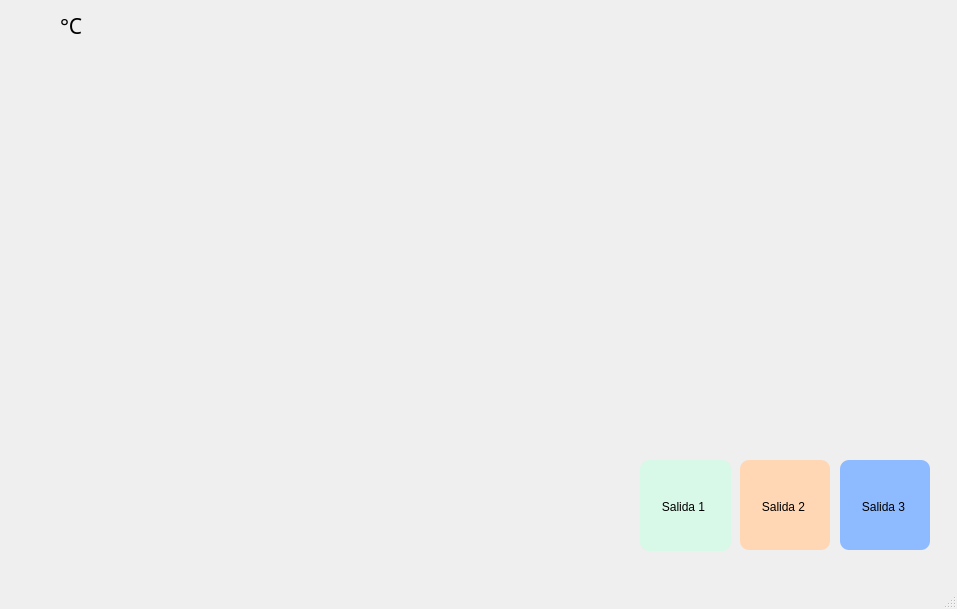
<?xml version="1.0" encoding="UTF-8"?>
<ui version="4.0">
 <class>MainWindow</class>
 <widget class="QMainWindow" name="MainWindow">
  <property name="geometry">
   <rect>
    <x>0</x>
    <y>0</y>
    <width>957</width>
    <height>609</height>
   </rect>
  </property>
  <property name="windowTitle">
   <string>MainWindow</string>
  </property>
  <widget class="QWidget" name="centralwidget">
   <widget class="QWidget" name="">
    <property name="geometry">
     <rect>
      <x>0</x>
      <y>0</y>
      <width>951</width>
      <height>581</height>
     </rect>
    </property>
    <layout class="QHBoxLayout" name="horizontalLayout">
     <item>
      <widget class="QFrame" name="frame_2">
       <property name="autoFillBackground">
        <bool>false</bool>
       </property>
       <property name="frameShape">
        <enum>QFrame::NoFrame</enum>
       </property>
       <property name="frameShadow">
        <enum>QFrame::Raised</enum>
       </property>
       <widget class="QLabel" name="temperatura">
        <property name="geometry">
         <rect>
          <x>10</x>
          <y>10</y>
          <width>41</width>
          <height>31</height>
         </rect>
        </property>
        <property name="font">
         <font>
          <family>Arial Rounded MT Bold</family>
          <pointsize>16</pointsize>
         </font>
        </property>
        <property name="frameShape">
         <enum>QFrame::NoFrame</enum>
        </property>
        <property name="frameShadow">
         <enum>QFrame::Plain</enum>
        </property>
        <property name="text">
         <string/>
        </property>
        <property name="textFormat">
         <enum>Qt::AutoText</enum>
        </property>
        <property name="scaledContents">
         <bool>false</bool>
        </property>
       </widget>
       <widget class="QLabel" name="temperatura_simbolo">
        <property name="geometry">
         <rect>
          <x>60</x>
          <y>10</y>
          <width>41</width>
          <height>31</height>
         </rect>
        </property>
        <property name="font">
         <font>
          <family>Arial Rounded MT Bold</family>
          <pointsize>16</pointsize>
         </font>
        </property>
        <property name="frameShape">
         <enum>QFrame::NoFrame</enum>
        </property>
        <property name="frameShadow">
         <enum>QFrame::Plain</enum>
        </property>
        <property name="text">
         <string>°C</string>
        </property>
        <property name="textFormat">
         <enum>Qt::AutoText</enum>
        </property>
        <property name="scaledContents">
         <bool>false</bool>
        </property>
       </widget>
       <widget class="QLabel" name="fecha">
        <property name="geometry">
         <rect>
          <x>620</x>
          <y>50</y>
          <width>311</width>
          <height>41</height>
         </rect>
        </property>
        <property name="font">
         <font>
          <family>Arial Rounded MT Bold</family>
          <pointsize>12</pointsize>
         </font>
        </property>
        <property name="frameShape">
         <enum>QFrame::NoFrame</enum>
        </property>
        <property name="frameShadow">
         <enum>QFrame::Plain</enum>
        </property>
        <property name="text">
         <string/>
        </property>
        <property name="textFormat">
         <enum>Qt::AutoText</enum>
        </property>
        <property name="scaledContents">
         <bool>false</bool>
        </property>
        <property name="alignment">
         <set>Qt::AlignRight|Qt::AlignTrailing|Qt::AlignVCenter</set>
        </property>
       </widget>
       <widget class="QLabel" name="hora">
        <property name="geometry">
         <rect>
          <x>780</x>
          <y>10</y>
          <width>161</width>
          <height>41</height>
         </rect>
        </property>
        <property name="font">
         <font>
          <family>Arial Rounded MT Bold</family>
          <pointsize>24</pointsize>
         </font>
        </property>
        <property name="frameShape">
         <enum>QFrame::NoFrame</enum>
        </property>
        <property name="frameShadow">
         <enum>QFrame::Plain</enum>
        </property>
        <property name="text">
         <string/>
        </property>
        <property name="textFormat">
         <enum>Qt::AutoText</enum>
        </property>
        <property name="scaledContents">
         <bool>false</bool>
        </property>
        <property name="alignment">
         <set>Qt::AlignRight|Qt::AlignTrailing|Qt::AlignVCenter</set>
        </property>
       </widget>
       <widget class="QPushButton" name="botonS1">
        <property name="geometry">
         <rect>
          <x>640</x>
          <y>460</y>
          <width>91</width>
          <height>91</height>
         </rect>
        </property>
        <property name="palette">
         <palette>
          <active>
           <colorrole role="WindowText">
            <brush brushstyle="SolidPattern">
             <color alpha="255">
              <red>0</red>
              <green>0</green>
              <blue>0</blue>
             </color>
            </brush>
           </colorrole>
           <colorrole role="Button">
            <brush brushstyle="SolidPattern">
             <color alpha="255">
              <red>216</red>
              <green>248</green>
              <blue>232</blue>
             </color>
            </brush>
           </colorrole>
           <colorrole role="Light">
            <brush brushstyle="SolidPattern">
             <color alpha="255">
              <red>127</red>
              <green>255</green>
              <blue>191</blue>
             </color>
            </brush>
           </colorrole>
           <colorrole role="Midlight">
            <brush brushstyle="SolidPattern">
             <color alpha="255">
              <red>63</red>
              <green>255</green>
              <blue>159</blue>
             </color>
            </brush>
           </colorrole>
           <colorrole role="Dark">
            <brush brushstyle="SolidPattern">
             <color alpha="255">
              <red>0</red>
              <green>127</green>
              <blue>63</blue>
             </color>
            </brush>
           </colorrole>
           <colorrole role="Mid">
            <brush brushstyle="SolidPattern">
             <color alpha="255">
              <red>0</red>
              <green>170</green>
              <blue>84</blue>
             </color>
            </brush>
           </colorrole>
           <colorrole role="Text">
            <brush brushstyle="SolidPattern">
             <color alpha="255">
              <red>0</red>
              <green>0</green>
              <blue>0</blue>
             </color>
            </brush>
           </colorrole>
           <colorrole role="BrightText">
            <brush brushstyle="SolidPattern">
             <color alpha="255">
              <red>255</red>
              <green>255</green>
              <blue>255</blue>
             </color>
            </brush>
           </colorrole>
           <colorrole role="ButtonText">
            <brush brushstyle="SolidPattern">
             <color alpha="255">
              <red>0</red>
              <green>0</green>
              <blue>0</blue>
             </color>
            </brush>
           </colorrole>
           <colorrole role="Base">
            <brush brushstyle="SolidPattern">
             <color alpha="255">
              <red>216</red>
              <green>248</green>
              <blue>232</blue>
             </color>
            </brush>
           </colorrole>
           <colorrole role="Window">
            <brush brushstyle="SolidPattern">
             <color alpha="255">
              <red>216</red>
              <green>248</green>
              <blue>232</blue>
             </color>
            </brush>
           </colorrole>
           <colorrole role="Shadow">
            <brush brushstyle="SolidPattern">
             <color alpha="255">
              <red>0</red>
              <green>0</green>
              <blue>0</blue>
             </color>
            </brush>
           </colorrole>
           <colorrole role="AlternateBase">
            <brush brushstyle="SolidPattern">
             <color alpha="255">
              <red>127</red>
              <green>255</green>
              <blue>191</blue>
             </color>
            </brush>
           </colorrole>
           <colorrole role="ToolTipBase">
            <brush brushstyle="SolidPattern">
             <color alpha="255">
              <red>255</red>
              <green>255</green>
              <blue>220</blue>
             </color>
            </brush>
           </colorrole>
           <colorrole role="ToolTipText">
            <brush brushstyle="SolidPattern">
             <color alpha="255">
              <red>0</red>
              <green>0</green>
              <blue>0</blue>
             </color>
            </brush>
           </colorrole>
          </active>
          <inactive>
           <colorrole role="WindowText">
            <brush brushstyle="SolidPattern">
             <color alpha="255">
              <red>0</red>
              <green>0</green>
              <blue>0</blue>
             </color>
            </brush>
           </colorrole>
           <colorrole role="Button">
            <brush brushstyle="SolidPattern">
             <color alpha="255">
              <red>216</red>
              <green>248</green>
              <blue>232</blue>
             </color>
            </brush>
           </colorrole>
           <colorrole role="Light">
            <brush brushstyle="SolidPattern">
             <color alpha="255">
              <red>127</red>
              <green>255</green>
              <blue>191</blue>
             </color>
            </brush>
           </colorrole>
           <colorrole role="Midlight">
            <brush brushstyle="SolidPattern">
             <color alpha="255">
              <red>63</red>
              <green>255</green>
              <blue>159</blue>
             </color>
            </brush>
           </colorrole>
           <colorrole role="Dark">
            <brush brushstyle="SolidPattern">
             <color alpha="255">
              <red>0</red>
              <green>127</green>
              <blue>63</blue>
             </color>
            </brush>
           </colorrole>
           <colorrole role="Mid">
            <brush brushstyle="SolidPattern">
             <color alpha="255">
              <red>0</red>
              <green>170</green>
              <blue>84</blue>
             </color>
            </brush>
           </colorrole>
           <colorrole role="Text">
            <brush brushstyle="SolidPattern">
             <color alpha="255">
              <red>0</red>
              <green>0</green>
              <blue>0</blue>
             </color>
            </brush>
           </colorrole>
           <colorrole role="BrightText">
            <brush brushstyle="SolidPattern">
             <color alpha="255">
              <red>255</red>
              <green>255</green>
              <blue>255</blue>
             </color>
            </brush>
           </colorrole>
           <colorrole role="ButtonText">
            <brush brushstyle="SolidPattern">
             <color alpha="255">
              <red>0</red>
              <green>0</green>
              <blue>0</blue>
             </color>
            </brush>
           </colorrole>
           <colorrole role="Base">
            <brush brushstyle="SolidPattern">
             <color alpha="255">
              <red>216</red>
              <green>248</green>
              <blue>232</blue>
             </color>
            </brush>
           </colorrole>
           <colorrole role="Window">
            <brush brushstyle="SolidPattern">
             <color alpha="255">
              <red>216</red>
              <green>248</green>
              <blue>232</blue>
             </color>
            </brush>
           </colorrole>
           <colorrole role="Shadow">
            <brush brushstyle="SolidPattern">
             <color alpha="255">
              <red>0</red>
              <green>0</green>
              <blue>0</blue>
             </color>
            </brush>
           </colorrole>
           <colorrole role="AlternateBase">
            <brush brushstyle="SolidPattern">
             <color alpha="255">
              <red>127</red>
              <green>255</green>
              <blue>191</blue>
             </color>
            </brush>
           </colorrole>
           <colorrole role="ToolTipBase">
            <brush brushstyle="SolidPattern">
             <color alpha="255">
              <red>255</red>
              <green>255</green>
              <blue>220</blue>
             </color>
            </brush>
           </colorrole>
           <colorrole role="ToolTipText">
            <brush brushstyle="SolidPattern">
             <color alpha="255">
              <red>0</red>
              <green>0</green>
              <blue>0</blue>
             </color>
            </brush>
           </colorrole>
          </inactive>
          <disabled>
           <colorrole role="WindowText">
            <brush brushstyle="SolidPattern">
             <color alpha="255">
              <red>0</red>
              <green>127</green>
              <blue>63</blue>
             </color>
            </brush>
           </colorrole>
           <colorrole role="Button">
            <brush brushstyle="SolidPattern">
             <color alpha="255">
              <red>216</red>
              <green>248</green>
              <blue>232</blue>
             </color>
            </brush>
           </colorrole>
           <colorrole role="Light">
            <brush brushstyle="SolidPattern">
             <color alpha="255">
              <red>127</red>
              <green>255</green>
              <blue>191</blue>
             </color>
            </brush>
           </colorrole>
           <colorrole role="Midlight">
            <brush brushstyle="SolidPattern">
             <color alpha="255">
              <red>63</red>
              <green>255</green>
              <blue>159</blue>
             </color>
            </brush>
           </colorrole>
           <colorrole role="Dark">
            <brush brushstyle="SolidPattern">
             <color alpha="255">
              <red>0</red>
              <green>127</green>
              <blue>63</blue>
             </color>
            </brush>
           </colorrole>
           <colorrole role="Mid">
            <brush brushstyle="SolidPattern">
             <color alpha="255">
              <red>0</red>
              <green>170</green>
              <blue>84</blue>
             </color>
            </brush>
           </colorrole>
           <colorrole role="Text">
            <brush brushstyle="SolidPattern">
             <color alpha="255">
              <red>0</red>
              <green>127</green>
              <blue>63</blue>
             </color>
            </brush>
           </colorrole>
           <colorrole role="BrightText">
            <brush brushstyle="SolidPattern">
             <color alpha="255">
              <red>255</red>
              <green>255</green>
              <blue>255</blue>
             </color>
            </brush>
           </colorrole>
           <colorrole role="ButtonText">
            <brush brushstyle="SolidPattern">
             <color alpha="255">
              <red>0</red>
              <green>127</green>
              <blue>63</blue>
             </color>
            </brush>
           </colorrole>
           <colorrole role="Base">
            <brush brushstyle="SolidPattern">
             <color alpha="255">
              <red>216</red>
              <green>248</green>
              <blue>232</blue>
             </color>
            </brush>
           </colorrole>
           <colorrole role="Window">
            <brush brushstyle="SolidPattern">
             <color alpha="255">
              <red>216</red>
              <green>248</green>
              <blue>232</blue>
             </color>
            </brush>
           </colorrole>
           <colorrole role="Shadow">
            <brush brushstyle="SolidPattern">
             <color alpha="255">
              <red>0</red>
              <green>0</green>
              <blue>0</blue>
             </color>
            </brush>
           </colorrole>
           <colorrole role="AlternateBase">
            <brush brushstyle="SolidPattern">
             <color alpha="255">
              <red>0</red>
              <green>255</green>
              <blue>127</blue>
             </color>
            </brush>
           </colorrole>
           <colorrole role="ToolTipBase">
            <brush brushstyle="SolidPattern">
             <color alpha="255">
              <red>255</red>
              <green>255</green>
              <blue>220</blue>
             </color>
            </brush>
           </colorrole>
           <colorrole role="ToolTipText">
            <brush brushstyle="SolidPattern">
             <color alpha="255">
              <red>0</red>
              <green>0</green>
              <blue>0</blue>
             </color>
            </brush>
           </colorrole>
          </disabled>
         </palette>
        </property>
        <property name="mouseTracking">
         <bool>false</bool>
        </property>
        <property name="autoFillBackground">
         <bool>false</bool>
        </property>
        <property name="styleSheet">
         <string notr="true">border-radius: 9px;
background-color:rgb(216, 248, 232)</string>
        </property>
        <property name="text">
         <string/>
        </property>
        <property name="autoDefault">
         <bool>false</bool>
        </property>
        <property name="default">
         <bool>false</bool>
        </property>
        <property name="flat">
         <bool>false</bool>
        </property>
       </widget>
       <widget class="QLabel" name="label">
        <property name="geometry">
         <rect>
          <x>660</x>
          <y>500</y>
          <width>47</width>
          <height>13</height>
         </rect>
        </property>
        <property name="styleSheet">
         <string notr="true">font: 9pt &quot;Arial Rounded MT Bold&quot;;</string>
        </property>
        <property name="text">
         <string>Salida 1</string>
        </property>
        <property name="alignment">
         <set>Qt::AlignCenter</set>
        </property>
       </widget>
       <widget class="QPushButton" name="botonS2">
        <property name="geometry">
         <rect>
          <x>740</x>
          <y>460</y>
          <width>90</width>
          <height>90</height>
         </rect>
        </property>
        <property name="palette">
         <palette>
          <active>
           <colorrole role="Button">
            <brush brushstyle="SolidPattern">
             <color alpha="255">
              <red>255</red>
              <green>215</green>
              <blue>181</blue>
             </color>
            </brush>
           </colorrole>
           <colorrole role="Text">
            <brush brushstyle="SolidPattern">
             <color alpha="255">
              <red>255</red>
              <green>255</green>
              <blue>255</blue>
             </color>
            </brush>
           </colorrole>
           <colorrole role="Base">
            <brush brushstyle="SolidPattern">
             <color alpha="255">
              <red>255</red>
              <green>215</green>
              <blue>181</blue>
             </color>
            </brush>
           </colorrole>
           <colorrole role="Window">
            <brush brushstyle="SolidPattern">
             <color alpha="255">
              <red>255</red>
              <green>215</green>
              <blue>181</blue>
             </color>
            </brush>
           </colorrole>
          </active>
          <inactive>
           <colorrole role="Button">
            <brush brushstyle="SolidPattern">
             <color alpha="255">
              <red>255</red>
              <green>215</green>
              <blue>181</blue>
             </color>
            </brush>
           </colorrole>
           <colorrole role="Text">
            <brush brushstyle="SolidPattern">
             <color alpha="255">
              <red>255</red>
              <green>255</green>
              <blue>255</blue>
             </color>
            </brush>
           </colorrole>
           <colorrole role="Base">
            <brush brushstyle="SolidPattern">
             <color alpha="255">
              <red>255</red>
              <green>215</green>
              <blue>181</blue>
             </color>
            </brush>
           </colorrole>
           <colorrole role="Window">
            <brush brushstyle="SolidPattern">
             <color alpha="255">
              <red>255</red>
              <green>215</green>
              <blue>181</blue>
             </color>
            </brush>
           </colorrole>
          </inactive>
          <disabled>
           <colorrole role="Button">
            <brush brushstyle="SolidPattern">
             <color alpha="255">
              <red>255</red>
              <green>215</green>
              <blue>181</blue>
             </color>
            </brush>
           </colorrole>
           <colorrole role="Text">
            <brush brushstyle="SolidPattern">
             <color alpha="255">
              <red>120</red>
              <green>120</green>
              <blue>120</blue>
             </color>
            </brush>
           </colorrole>
           <colorrole role="Base">
            <brush brushstyle="SolidPattern">
             <color alpha="255">
              <red>255</red>
              <green>215</green>
              <blue>181</blue>
             </color>
            </brush>
           </colorrole>
           <colorrole role="Window">
            <brush brushstyle="SolidPattern">
             <color alpha="255">
              <red>255</red>
              <green>215</green>
              <blue>181</blue>
             </color>
            </brush>
           </colorrole>
          </disabled>
         </palette>
        </property>
        <property name="styleSheet">
         <string notr="true">border-radius: 9px;
background-color: rgb(255, 215, 181);</string>
        </property>
        <property name="text">
         <string/>
        </property>
       </widget>
       <widget class="QLabel" name="label_2">
        <property name="geometry">
         <rect>
          <x>760</x>
          <y>500</y>
          <width>47</width>
          <height>13</height>
         </rect>
        </property>
        <property name="styleSheet">
         <string notr="true">font: 9pt &quot;Arial Rounded MT Bold&quot;;</string>
        </property>
        <property name="text">
         <string>Salida 2</string>
        </property>
        <property name="alignment">
         <set>Qt::AlignCenter</set>
        </property>
       </widget>
       <widget class="QPushButton" name="botonS3">
        <property name="enabled">
         <bool>true</bool>
        </property>
        <property name="geometry">
         <rect>
          <x>840</x>
          <y>460</y>
          <width>90</width>
          <height>90</height>
         </rect>
        </property>
        <property name="palette">
         <palette>
          <active>
           <colorrole role="Button">
            <brush brushstyle="SolidPattern">
             <color alpha="255">
              <red>142</red>
              <green>186</green>
              <blue>255</blue>
             </color>
            </brush>
           </colorrole>
           <colorrole role="Text">
            <brush brushstyle="SolidPattern">
             <color alpha="255">
              <red>170</red>
              <green>0</green>
              <blue>0</blue>
             </color>
            </brush>
           </colorrole>
           <colorrole role="Base">
            <brush brushstyle="SolidPattern">
             <color alpha="255">
              <red>142</red>
              <green>186</green>
              <blue>255</blue>
             </color>
            </brush>
           </colorrole>
           <colorrole role="Window">
            <brush brushstyle="SolidPattern">
             <color alpha="255">
              <red>142</red>
              <green>186</green>
              <blue>255</blue>
             </color>
            </brush>
           </colorrole>
          </active>
          <inactive>
           <colorrole role="Button">
            <brush brushstyle="SolidPattern">
             <color alpha="255">
              <red>142</red>
              <green>186</green>
              <blue>255</blue>
             </color>
            </brush>
           </colorrole>
           <colorrole role="Text">
            <brush brushstyle="SolidPattern">
             <color alpha="255">
              <red>170</red>
              <green>0</green>
              <blue>0</blue>
             </color>
            </brush>
           </colorrole>
           <colorrole role="Base">
            <brush brushstyle="SolidPattern">
             <color alpha="255">
              <red>142</red>
              <green>186</green>
              <blue>255</blue>
             </color>
            </brush>
           </colorrole>
           <colorrole role="Window">
            <brush brushstyle="SolidPattern">
             <color alpha="255">
              <red>142</red>
              <green>186</green>
              <blue>255</blue>
             </color>
            </brush>
           </colorrole>
          </inactive>
          <disabled>
           <colorrole role="Button">
            <brush brushstyle="SolidPattern">
             <color alpha="255">
              <red>142</red>
              <green>186</green>
              <blue>255</blue>
             </color>
            </brush>
           </colorrole>
           <colorrole role="Text">
            <brush brushstyle="SolidPattern">
             <color alpha="255">
              <red>120</red>
              <green>120</green>
              <blue>120</blue>
             </color>
            </brush>
           </colorrole>
           <colorrole role="Base">
            <brush brushstyle="SolidPattern">
             <color alpha="255">
              <red>142</red>
              <green>186</green>
              <blue>255</blue>
             </color>
            </brush>
           </colorrole>
           <colorrole role="Window">
            <brush brushstyle="SolidPattern">
             <color alpha="255">
              <red>142</red>
              <green>186</green>
              <blue>255</blue>
             </color>
            </brush>
           </colorrole>
          </disabled>
         </palette>
        </property>
        <property name="styleSheet">
         <string notr="true">border-radius: 9px;
background-color: rgb(142, 186, 255)</string>
        </property>
        <property name="text">
         <string/>
        </property>
       </widget>
       <widget class="QLabel" name="label_3">
        <property name="geometry">
         <rect>
          <x>860</x>
          <y>500</y>
          <width>47</width>
          <height>13</height>
         </rect>
        </property>
        <property name="styleSheet">
         <string notr="true">font: 9pt &quot;Arial Rounded MT Bold&quot;;</string>
        </property>
        <property name="text">
         <string>Salida 3</string>
        </property>
        <property name="alignment">
         <set>Qt::AlignCenter</set>
        </property>
       </widget>
      </widget>
     </item>
    </layout>
   </widget>
  </widget>
  <widget class="QStatusBar" name="statusbar"/>
 </widget>
 <resources/>
 <connections/>
</ui>
